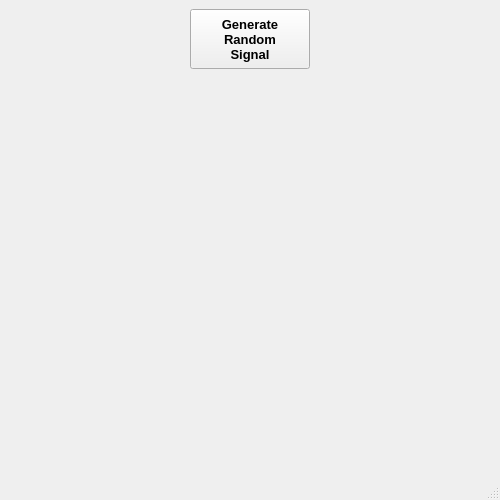
<?xml version="1.0" encoding="UTF-8"?>
<ui version="4.0">
 <class>MainWindow</class>
 <widget class="QMainWindow" name="MainWindow">
  <property name="geometry">
   <rect>
    <x>0</x>
    <y>0</y>
    <width>500</width>
    <height>500</height>
   </rect>
  </property>
  <property name="windowTitle">
   <string>MainWindow</string>
  </property>
  <widget class="QWidget" name="centralwidget">
   <layout class="QGridLayout" name="gridLayout">
    <item row="0" column="0">
     <layout class="QHBoxLayout" name="horizontalLayout">
      <item>
       <spacer name="horizontalSpacer">
        <property name="orientation">
         <enum>Qt::Horizontal</enum>
        </property>
        <property name="sizeHint" stdset="0">
         <size>
          <width>40</width>
          <height>20</height>
         </size>
        </property>
       </spacer>
      </item>
      <item>
       <widget class="QPushButton" name="pushButton_generate_random_signal">
        <property name="minimumSize">
         <size>
          <width>120</width>
          <height>60</height>
         </size>
        </property>
        <property name="font">
         <font>
          <pointsize>10</pointsize>
          <weight>75</weight>
          <bold>true</bold>
         </font>
        </property>
        <property name="text">
         <string>Generate
Random
Signal</string>
        </property>
       </widget>
      </item>
      <item>
       <spacer name="horizontalSpacer_2">
        <property name="orientation">
         <enum>Qt::Horizontal</enum>
        </property>
        <property name="sizeHint" stdset="0">
         <size>
          <width>40</width>
          <height>20</height>
         </size>
        </property>
       </spacer>
      </item>
     </layout>
    </item>
    <item row="1" column="0">
     <widget class="MplWidget" name="MplWidget" native="true">
      <property name="minimumSize">
       <size>
        <width>480</width>
        <height>320</height>
       </size>
      </property>
     </widget>
    </item>
   </layout>
  </widget>
  <widget class="QMenuBar" name="menubar">
   <property name="geometry">
    <rect>
     <x>0</x>
     <y>0</y>
     <width>500</width>
     <height>21</height>
    </rect>
   </property>
  </widget>
  <widget class="QStatusBar" name="statusbar"/>
 </widget>
 <customwidgets>
  <customwidget>
   <class>MplWidget</class>
   <extends>QWidget</extends>
   <header location="global">mplwidget.h</header>
   <container>1</container>
  </customwidget>
 </customwidgets>
 <resources/>
 <connections/>
</ui>
